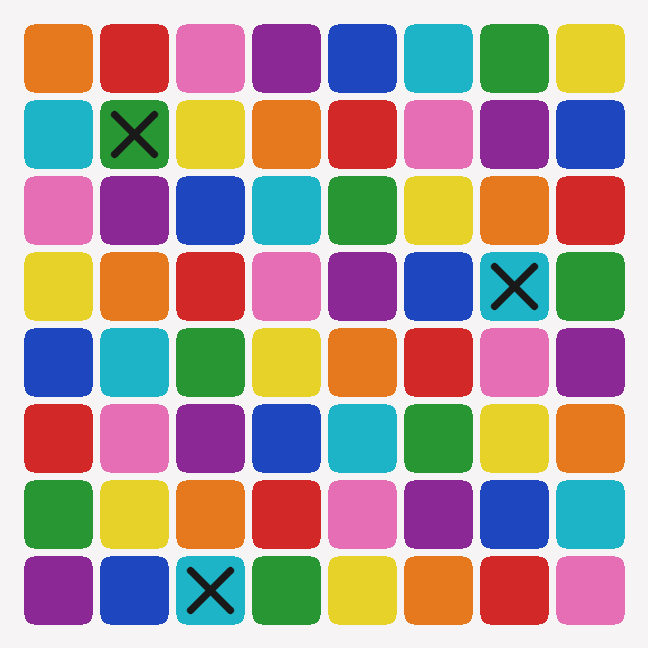
#> input picture tests/fixtures/board_8x8_large.png, 648 x 648 px
$ python -i pipeline.py   (imports and definitions only)
#> lines starting #> are read from the running program, lines starting #| are printed output that depends on the picture; after the words box and inside, x2 and y2 are one past the last pixel; in counts of white or black regions, pixels touching at a corner belong together
### backend/app/vision/colors.py
"""Color naming and clustering in CIE Lab."""

from __future__ import annotations

import cv2
import numpy as np

# Hue ranges are in OpenCV degrees (0-180).
_NAMED_HUES: list[tuple[str, int, int]] = [
    ("red", 0, 8),
    ("orange", 8, 20),
    ("yellow", 20, 35),
    ("lime", 35, 50),
    ("green", 50, 75),
    ("cyan", 75, 95),
    ("blue", 95, 125),
    ("purple", 125, 150),
    ("pink", 150, 175),
    ("red", 175, 181),
]


def bgr_to_hex(bgr: np.ndarray) -> str:
    blue, green, red = [int(np.clip(round(float(channel)), 0, 255)) for channel in bgr[:3]]
    return f"#{red:02x}{green:02x}{blue:02x}"


def name_bgr(bgr: np.ndarray) -> str:
    pixel = np.uint8([[np.clip(np.round(bgr), 0, 255).astype(np.uint8)]])
    hue, saturation, value = cv2.cvtColor(pixel, cv2.COLOR_BGR2HSV)[0, 0]
    hue_i = int(hue)
    sat_i = int(saturation)
    val_i = int(value)
    if val_i < 45:
        return "black"
    if sat_i < 30 and val_i > 210:
        return "white"
    if sat_i < 35:
        return "gray"
    if 8 <= hue_i <= 25 and sat_i < 180 and val_i < 170:
        return "brown"
    for name, start, end in _NAMED_HUES:
        if start <= hue_i < end:
            return name
    return "unknown"


def sample_cell_color(roi: np.ndarray) -> np.ndarray:
    """Median of chromatic pixels, so rounded corners, gaps, and dark marks do not tint the cell."""
    if roi.size == 0:
        return np.array([0, 0, 0], dtype=np.float32)
    hsv = cv2.cvtColor(roi, cv2.COLOR_BGR2HSV)
    chromatic = hsv[:, :, 1] > 40
    pixels = roi.reshape(-1, 3)
    chosen = pixels[chromatic.reshape(-1)]
    if chosen.shape[0] < 8:
        return np.median(pixels, axis=0)
    return np.median(chosen, axis=0)


def cluster_lab(colors_bgr: list[np.ndarray], threshold: float = 16.0) -> list[int]:
    """Greedy Lab clustering. Returns a label per input color, stable by first-seen order.

    16 keeps JPEG noise in one cluster and still separates close pastels,
    such as dusty blue and sky blue, which sit about 19 apart.
    """
    if not colors_bgr:
        return []
    pixels = np.uint8(np.round(np.vstack(colors_bgr))).reshape(-1, 1, 3)
    labs = cv2.cvtColor(pixels, cv2.COLOR_BGR2LAB).reshape(-1, 3).astype(np.float32)
    means: list[np.ndarray] = []
    members: list[list[int]] = []
    labels = [-1] * len(labs)
    for index, lab in enumerate(labs):
        best = -1
        best_distance = 1e9
        for cluster_index, mean in enumerate(means):
            distance = float(np.linalg.norm(lab - mean))
            if distance < best_distance:
                best_distance = distance
                best = cluster_index
        if best >= 0 and best_distance <= threshold:
            members[best].append(index)
            means[best] = np.mean(labs[members[best]], axis=0)
            labels[index] = best
        else:
            labels[index] = len(means)
            means.append(lab.copy())
            members.append([index])
    return labels

### backend/app/vision/marks.py
"""Detect blocked X marks and existing cat icons inside a cell."""

from __future__ import annotations

import cv2
import numpy as np


def _x_template(height: int, width: int) -> np.ndarray:
    mask = np.zeros((height, width), np.uint8)
    thickness = max(1, int(round(min(height, width) * 0.12)))
    cv2.line(mask, (0, 0), (width - 1, height - 1), 255, thickness)
    cv2.line(mask, (width - 1, 0), (0, height - 1), 255, thickness)
    return mask > 0


def analyze_mark(roi: np.ndarray) -> tuple[bool, bool, float]:
    """Return (blocked, has_cat, mark_confidence).

    An X is a thin dark diagonal pair. A cat is a compact central blob that is
    not explained by those diagonals. Ambiguous marks lower the confidence.
    """
    if roi.size == 0:
        return False, False, 0.2
    gray = cv2.cvtColor(roi, cv2.COLOR_BGR2GRAY)
    height, width = gray.shape
    margin_y = max(1, int(height * 0.16))
    margin_x = max(1, int(width * 0.16))
    inner = gray[margin_y : height - margin_y, margin_x : width - margin_x]
    if inner.size == 0:
        return False, False, 0.3
    background = float(np.median(inner))
    dark = inner < max(30, background - 45)
    dark_ratio = float(dark.mean())
    template = _x_template(*inner.shape)
    template_mass = float(template.sum()) or 1.0
    on_diagonal = float(dark[template].mean()) if template.any() else 0.0
    off_diagonal = float(dark[~template].mean()) if (~template).any() else 0.0
    x_coverage = float((dark & template).sum()) / template_mass

    # A real X puts dark pixels on both diagonals and leaves the rest of the cell alone.
    # Cat icons also cross the diagonals, but they fill the off-diagonal area too.
    blocked = on_diagonal > 0.62 and off_diagonal < 0.2 and 0.04 < dark_ratio < 0.58 and x_coverage > 0.5
    has_cat = False
    if not blocked and 0.05 < dark_ratio < 0.62:
        dark_u8 = dark.astype(np.uint8) * 255
        contours, _ = cv2.findContours(dark_u8, cv2.RETR_EXTERNAL, cv2.CHAIN_APPROX_SIMPLE)
        if contours:
            contour = max(contours, key=cv2.contourArea)
            area = cv2.contourArea(contour)
            perimeter = cv2.arcLength(contour, True)
            circularity = 0.0 if perimeter <= 0 else float(4 * np.pi * area / (perimeter * perimeter))
            fill = area / max(inner.size, 1)
            if fill > 0.06 and circularity > 0.35 and off_diagonal > 0.08:
                has_cat = True

    if blocked:
        confidence = float(np.clip(0.55 + on_diagonal - off_diagonal, 0.45, 0.98))
    elif has_cat:
        confidence = 0.72
    else:
        confidence = 0.9 if dark_ratio < 0.04 else 0.62
    return blocked, has_cat, confidence

### backend/app/vision/pipeline.py
"""Detect a colored cat-puzzle board in a screenshot.

The pipeline crops or perspective-corrects the board, finds the repeated cell
blobs between the light gaps, clusters cell colors in Lab space, and looks for
X marks and cat icons. Missing cells stay unknown. They are never filled in.
"""

from __future__ import annotations

from dataclasses import dataclass, field

import cv2
import numpy as np

from app.vision.colors import bgr_to_hex, cluster_lab, name_bgr, sample_cell_color
from app.vision.marks import analyze_mark


class DetectionError(Exception):
    """Raised when the image does not contain a usable grid."""


@dataclass
class DetectedCell:
    row: int
    col: int
    color_id: int | None
    color_label: str | None
    color_hex: str | None
    blocked: bool
    has_cat: bool
    confidence: float
    bbox: tuple[int, int, int, int] | None


@dataclass
class DetectionResult:
    rows: int
    cols: int
    cells: list[DetectedCell]
    overall_confidence: float
    needs_review: bool
    notes: list[str] = field(default_factory=list)
    normalized_image: np.ndarray | None = None


@dataclass
class _Blob:
    x: int
    y: int
    w: int
    h: int
    area: float
    cx: float
    cy: float


def analyze_image(image_bgr: np.ndarray) -> DetectionResult:
    if image_bgr is None or image_bgr.size == 0:
        raise DetectionError("The image is empty.")
    if image_bgr.ndim != 3 or image_bgr.shape[2] != 3:
        raise DetectionError("The image must be a color image.")
    height, width = image_bgr.shape[:2]
    if min(height, width) < 40:
        raise DetectionError("The image is too small to contain a puzzle grid.")
    if max(height, width) > 8000:
        raise DetectionError("The image is larger than the 8000 pixel limit.")

    direct = _grid_from_blobs(image_bgr)
    if direct is not None and direct[4] >= 0.9:
        return _build_result(direct[3][0], direct[0], direct[1], direct[2], True)

    board, _did_crop = _extract_board(image_bgr)
    if board is not image_bgr:
        recovered = _grid_from_blobs(board)
        if recovered is not None and (direct is None or recovered[4] > direct[4]):
            return _build_result(recovered[3][0], recovered[0], recovered[1], recovered[2], True)

    if direct is not None:
        return _build_result(direct[3][0], direct[0], direct[1], direct[2], True)
    raise DetectionError(
        "No puzzle grid was found. Upload a screenshot where the colored board is visible, or build the grid manually."
    )


def _grid_from_blobs(image: np.ndarray):
    """Return rows, cols, occupied blobs in crop coordinates, crop tuple, and coverage."""
    blobs = _find_cell_blobs(image)
    if len(blobs) < 4:
        return None
    rows, cols, occupied = _assign_grid(blobs)
    if rows < 2 or cols < 2:
        return None
    coverage = len(occupied) / float(rows * cols)
    pad = 6
    x1 = max(0, min(blob.x for blob in blobs) - pad)
    y1 = max(0, min(blob.y for blob in blobs) - pad)
    x2 = min(image.shape[1], max(blob.x + blob.w for blob in blobs) + pad)
    y2 = min(image.shape[0], max(blob.y + blob.h for blob in blobs) + pad)
    shifted: dict[tuple[int, int], _Blob] = {}
    for key, blob in occupied.items():
        shifted[key] = _Blob(
            blob.x - x1,
            blob.y - y1,
            blob.w,
            blob.h,
            blob.area,
            blob.cx - x1,
            blob.cy - y1,
        )
    crop = image[y1:y2, x1:x2].copy()
    return rows, cols, shifted, (crop, x1, y1), coverage


def _gap_mask(image: np.ndarray) -> np.ndarray:
    hsv = cv2.cvtColor(image, cv2.COLOR_BGR2HSV)
    saturation = hsv[:, :, 1]
    value = hsv[:, :, 2]
    # Light, low-chroma gaps and page background. Dark marks stay inside cells.
    return (saturation < 42) & (value > 165)


# [94 lines left out: functions _extract_board, _quad_from_contour, _order_corners, _axis_aligned, _warp, not called in this run]


def _find_cell_blobs(image: np.ndarray) -> list[_Blob]:
    mask = np.where(_gap_mask(image), 0, 255).astype(np.uint8)
    mask = cv2.morphologyEx(mask, cv2.MORPH_OPEN, np.ones((3, 3), np.uint8))
    contours, _ = cv2.findContours(mask, cv2.RETR_EXTERNAL, cv2.CHAIN_APPROX_SIMPLE)
    image_area = float(image.shape[0] * image.shape[1])
    blobs: list[_Blob] = []
    for contour in contours:
        area = float(cv2.contourArea(contour))
        if area < image_area * 0.0015 or area > image_area * 0.22:
            continue
        x, y, width, height = cv2.boundingRect(contour)
        aspect = width / max(height, 1)
        if aspect < 0.72 or aspect > 1.4:
            continue
        if area / max(width * height, 1) < 0.5:
            continue
        blobs.append(_Blob(x, y, width, height, area, x + width / 2, y + height / 2))
    if len(blobs) < 4:
        return blobs
    areas = sorted(blob.area for blob in blobs)
    median_area = areas[len(areas) // 2]
    filtered = [blob for blob in blobs if median_area * 0.5 <= blob.area <= median_area * 1.85]
    return filtered if len(filtered) >= 4 else blobs


def _cluster_axis(values: list[float], minimum_gap: float) -> list[float]:
    ordered = sorted(values)
    groups: list[list[float]] = [[ordered[0]]]
    for value in ordered[1:]:
        if value - groups[-1][-1] > minimum_gap:
            groups.append([value])
        else:
            groups[-1].append(value)
    return [float(np.mean(group)) for group in groups]


def _nearest(value: float, centers: list[float]) -> int:
    return int(np.argmin([abs(value - center) for center in centers]))


def _assign_grid(blobs: list[_Blob]) -> tuple[int, int, dict[tuple[int, int], _Blob]]:
    median_height = float(np.median([blob.h for blob in blobs]))
    gap = max(4.0, median_height * 0.42)
    row_centers = _cluster_axis([blob.cy for blob in blobs], gap)
    col_centers = _cluster_axis([blob.cx for blob in blobs], gap)
    occupied: dict[tuple[int, int], _Blob] = {}
    for blob in blobs:
        key = (_nearest(blob.cy, row_centers), _nearest(blob.cx, col_centers))
        current = occupied.get(key)
        if current is None or blob.area > current.area:
            occupied[key] = blob
    return len(row_centers), len(col_centers), occupied


def _build_result(
    image: np.ndarray,
    rows: int,
    cols: int,
    occupied: dict[tuple[int, int], _Blob],
    cropped: bool,
) -> DetectionResult:
    notes: list[str] = []
    if not cropped:
        notes.append("The board was not cropped from a larger screenshot. Detection used the full image.")
    samples: list[np.ndarray] = []
    keys: list[tuple[int, int]] = []
    for row in range(rows):
        for col in range(cols):
            blob = occupied.get((row, col))
            if blob is None:
                continue
            roi = image[blob.y : blob.y + blob.h, blob.x : blob.x + blob.w]
            samples.append(sample_cell_color(roi))
            keys.append((row, col))
    labels = cluster_lab(samples)
    label_bgr: dict[int, np.ndarray] = {}
    buckets: dict[int, list[np.ndarray]] = {}
    for label, sample in zip(labels, samples, strict=True):
        buckets.setdefault(label, []).append(sample)
    for label, members in buckets.items():
        label_bgr[label] = np.median(np.vstack(members), axis=0)

    cells: list[DetectedCell] = []
    confidences: list[float] = []
    missing = 0
    for row in range(rows):
        for col in range(cols):
            blob = occupied.get((row, col))
            if blob is None:
                missing += 1
                cells.append(
                    DetectedCell(row, col, None, None, None, False, False, 0.0, None)
                )
                confidences.append(0.0)
                continue
            sample_index = keys.index((row, col))
            label = labels[sample_index]
            mean = label_bgr[label]
            roi = image[blob.y : blob.y + blob.h, blob.x : blob.x + blob.w]
            blocked, has_cat, mark_confidence = analyze_mark(roi)
            color_distance = _lab_distance(samples[sample_index], mean)
            color_confidence = float(np.clip(1.0 - color_distance / 40.0, 0.35, 0.98))
            confidence = float(np.clip(0.5 * color_confidence + 0.5 * mark_confidence, 0.0, 0.99))
            if blocked and has_cat:
                has_cat = False
                confidence *= 0.7
                notes.append(f"Row {row + 1}, column {col + 1} looked both blocked and occupied. It was kept as blocked.")
            cells.append(
                DetectedCell(
                    row=row,
                    col=col,
                    color_id=int(label),
                    color_label=name_bgr(mean),
                    color_hex=bgr_to_hex(mean),
                    blocked=blocked,
                    has_cat=has_cat,
                    confidence=confidence,
                    bbox=(int(blob.x), int(blob.y), int(blob.w), int(blob.h)),
                )
            )
            confidences.append(confidence)

    coverage = 1.0 - (missing / max(rows * cols, 1))
    overall = float(np.clip(float(np.mean(confidences)) * (0.55 + 0.45 * coverage), 0.0, 0.99))
    if rows != cols:
        notes.append(f"Detected a {rows}×{cols} board. The standard rules need a square grid.")
        overall *= 0.75
    if missing:
        notes.append(f"{missing} cell{'s' if missing != 1 else ''} could not be read and {'were' if missing != 1 else 'was'} left blank.")
    ambiguous = [cell for cell in cells if cell.color_id is not None and cell.confidence < 0.55]
    if ambiguous:
        notes.append(f"{len(ambiguous)} cells have low detection confidence. Please review them.")
    needs_review = overall < 0.8 or missing > 0 or rows != cols or any(cell.confidence < 0.5 for cell in cells)
    if needs_review and not notes:
        notes.append("Detection confidence is low. Review the board before solving.")
    return DetectionResult(
        rows=rows,
        cols=cols,
        cells=cells,
        overall_confidence=overall,
        needs_review=needs_review,
        notes=notes,
        normalized_image=image,
    )


def _lab_distance(bgr_a: np.ndarray, bgr_b: np.ndarray) -> float:
    pair = np.uint8(np.round(np.vstack([bgr_a, bgr_b]))).reshape(2, 1, 3)
    labs = cv2.cvtColor(pair, cv2.COLOR_BGR2LAB).reshape(2, 3).astype(np.float32)
    return float(np.linalg.norm(labs[0] - labs[1]))

>>> import cv2
>>> picture = cv2.imread('../../../tests/fixtures/board_8x8_large.png')
#> picture is the input picture: shape (648, 648, 3); mean B, G, R 148.5, 152, 172.8
>>> result = analyze_image(picture)
#> in _gap_mask, `saturation = hsv[:, :, 1]`:
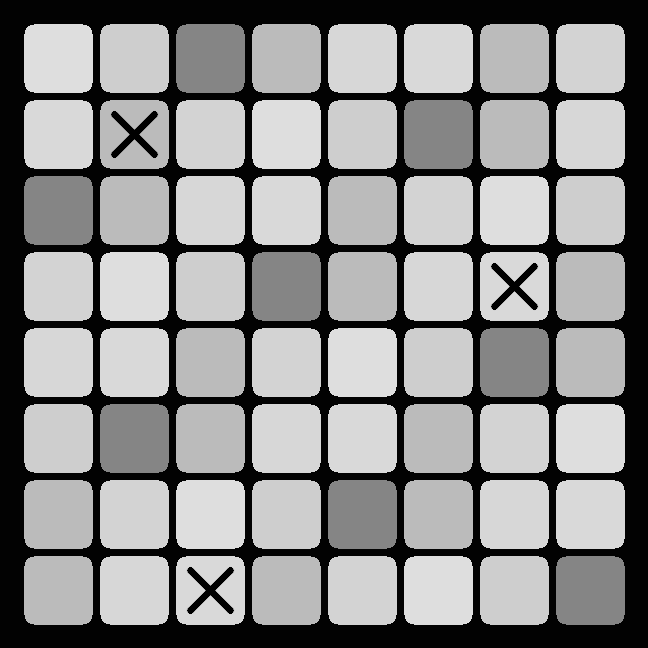
#> saturation: shape (648, 648); min 0, max 222, mean 138.8
#> in _gap_mask, `value = hsv[:, :, 2]`:
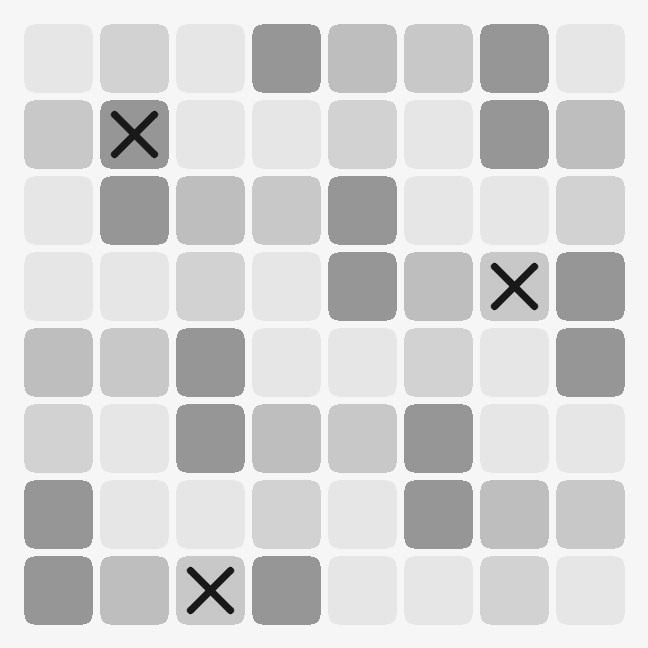
#> value: shape (648, 648); min 25, max 246, mean 211.7
#> in _gap_mask, `return (saturation < 42) & (value > 165)`:
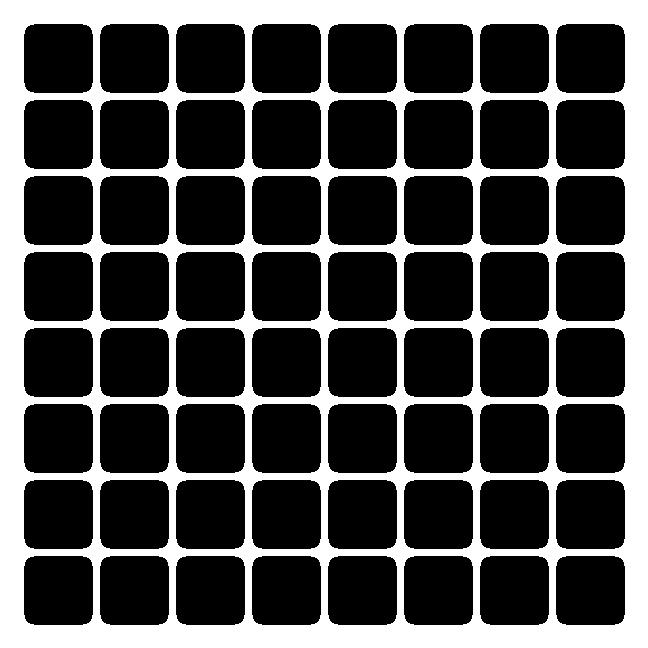
#> returned value: shape (648, 648) bool; 29.3% white; 1 white region, box (x1, y1, x2, y2) and area: (0, 0, 648, 648) 123136
#> in _find_cell_blobs, `contours, _ = cv2.findContours(mask, cv2.RETR_EXTERNAL, cv2.CHAIN_APPR..`: contours = 64 contours; largest, box (x1, y1, x2, y2) and area: (556, 556, 625, 625) 4512, (480, 556, 549, 625) 4512, (404, 556, 473, 625) 4512, (328, 556, 397, 625) 4512, (252, 556, 321, 625) 4512
#> the loop in _find_cell_blobs, `for contour in contours:` made 64 passes
#> (x, y) on passes 1 to 8: (556, 556), (480, 556), (404, 556), (328, 556), (252, 556), (176, 556), (100, 556), (24, 556)
#> after the loop in _find_cell_blobs, `for contour in contours:`: blobs = 64 items
#> in _find_cell_blobs, `areas = sorted(blob.area for blob in blobs)`: areas = 64 values from 4512 to 4512
#> in _find_cell_blobs, `median_area = areas[len(areas) // 2]`: median_area = 4512
#> in _find_cell_blobs, `filtered = [blob for blob in blobs if median_area * 0.5 <= blob.area <..`: filtered = 64 items
#> in _assign_grid, `median_height = float(np.median([blob.h for blob in blobs]))`: median_height = 69
#> in _assign_grid, `gap = max(4.0, median_height * 0.42)`: gap = 28.98
#> in _cluster_axis, `ordered = sorted(values)`: ordered = 64 values from 58.5 to 590.5
#> in _cluster_axis, `groups: list[list[float]] = [[ordered[0]]]`: groups = [[58.5]]
#> the loop in _cluster_axis, `for value in ordered[1:]:` made 63 passes
#> after the loop in _cluster_axis, `for value in ordered[1:]:`: groups = 8 items
#> in _assign_grid, `row_centers = _cluster_axis([blob.cy for blob in blobs], gap)`: row_centers = [58.5, 134.5, 210.5, 286.5, 362.5, 438.5, 514.5, 590.5]
#> the loop in _cluster_axis (call 2), `for value in ordered[1:]:` made 63 passes
#> in _assign_grid, `col_centers = _cluster_axis([blob.cx for blob in blobs], gap)`: col_centers has the same summary as row_centers
#> the loop in _assign_grid, `for blob in blobs:` made 64 passes
#> key on passes 1 to 8: (7, 7), (7, 6), (7, 5), (7, 4), (7, 3), (7, 2), (7, 1), (7, 0)
#> after the loop in _assign_grid, `for blob in blobs:`: occupied = 64 items
#> in _grid_from_blobs, `rows, cols, occupied = _assign_grid(blobs)`: rows = 8; occupied = 64 items
#> in _grid_from_blobs, `coverage = len(occupied) / float(rows * cols)`: coverage = 1
#> in _grid_from_blobs, `x1 = max(0, min(blob.x for blob in blobs) - pad)`: x1 = 18
#> in _grid_from_blobs, `x2 = min(image.shape[1], max(blob.x + blob.w for blob in blobs) + pad)`: x2 = 631
#> the loop in _grid_from_blobs, `for key, blob in occupied.items():` made 64 passes
#> after the loop in _grid_from_blobs, `for key, blob in occupied.items():`: shifted = 64 items
#> in _grid_from_blobs, `crop = image[y1:y2, x1:x2].copy()`:
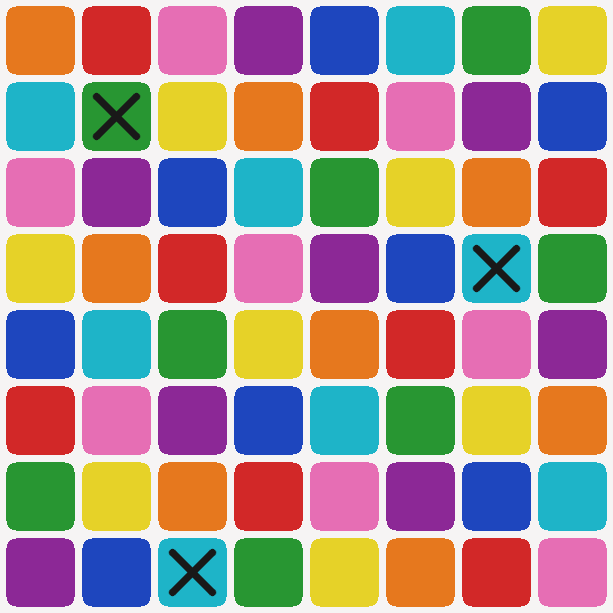
#> crop: shape (613, 613, 3); mean B, G, R 137.3, 141.1, 164.2
#> in analyze_image, `direct = _grid_from_blobs(image_bgr)`: direct = 5 items
#> (the rest of the program and of its run is left out)
